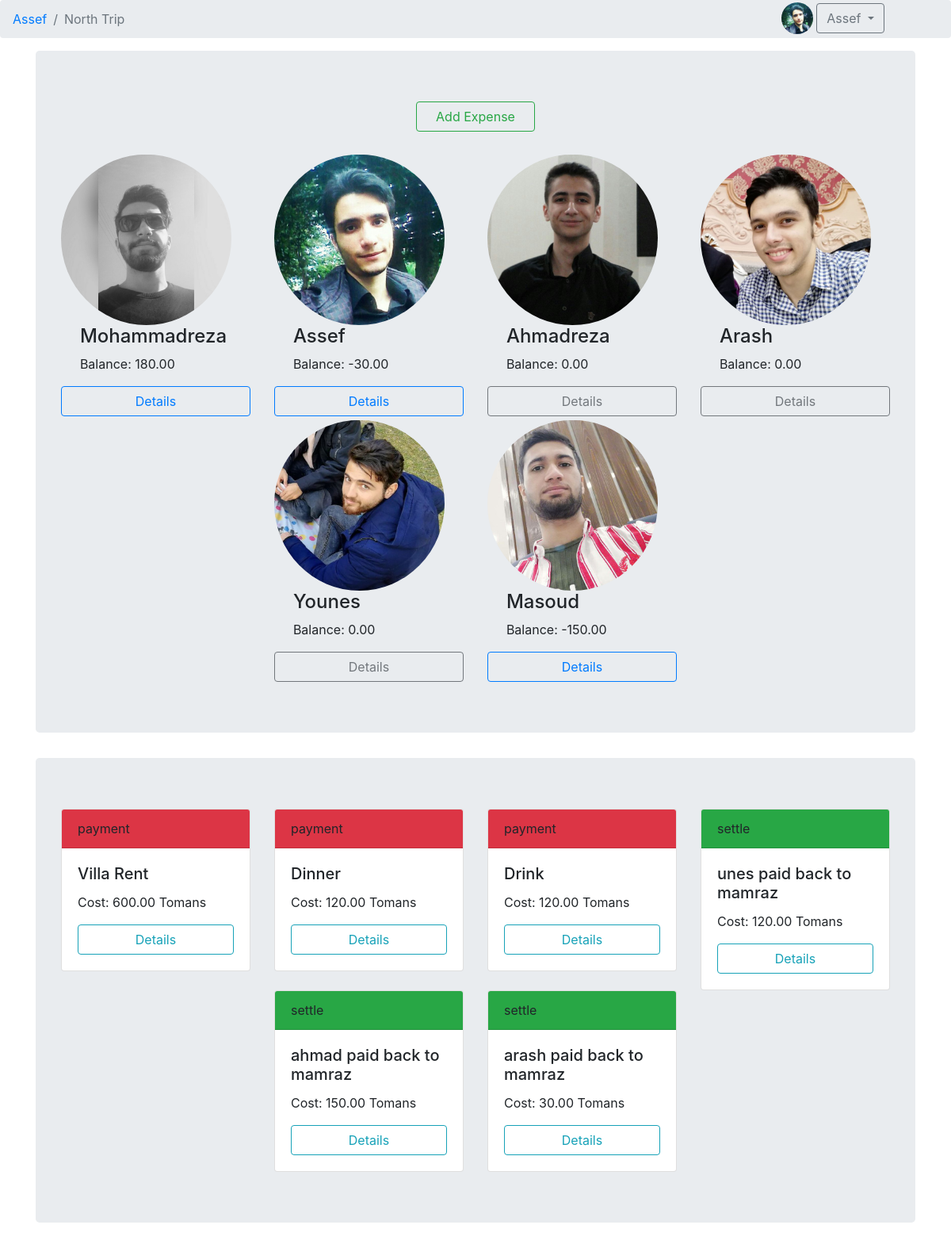
The page /north/view (signed in) on the database its author committed.
### main/models.py (models this page shows, shortened)
class Account(models.Model):
    user = models.OneToOneField(User, on_delete=models.CASCADE)
    profile_picture = models.ImageField(
        upload_to='main/static/img/profile_pictures', blank=True)
    def get_add_url(self):
        return f"/add-group"
    def get_absolute_url(self):
        return f"{self.user.get_username()}"
    def get_profile_picture_address(self):
        return self.profile_picture.url[4:]

class Group(models.Model):
    group_id = models.SlugField(max_length=20, unique=True)
    group_name = models.CharField(max_length=20)
    admin_fk = models.ForeignKey(Account, on_delete=models.CASCADE)
    group_picture = models.ImageField(
        upload_to='main/static/img/group_pictures', blank=True)

class GroupMember(models.Model):
    group_fk = models.ForeignKey(Group, on_delete=models.CASCADE)
    member_fk = models.ForeignKey(Account, on_delete=models.CASCADE)
    balance = models.FloatField(default=0)

class Expense(models.Model):
    expense_type = models.CharField(max_length=10, default='payment')
    group_fk = models.ForeignKey(Group, on_delete=models.CASCADE)
    adder_fk = models.ForeignKey(Account, on_delete=models.CASCADE,
                                 related_name='adder_fk')
    payer_fk = models.ForeignKey(Account, on_delete=models.CASCADE,
                                 related_name='payer_fk')
    title = models.CharField(max_length=20)
    cost = models.FloatField(default=0)
    date_time = models.DateTimeField(auto_now=True, null=True)

### main/views.py (the view)
# urls.py: path('<slug:group_id>/view', views.group_view),
@login_required(login_url='/login')
def group_view(request, group_id):
    if request.method == 'POST':
        try:
            member_id = request.POST['member_id']
            group = Group.objects.get(group_id=group_id)
            member = Account.objects.get(
                user=User.objects.get(username=member_id))
            GroupMember.objects.create(group_fk=group, member_fk=member)
            expenses = Expense.objects.filter(group_fk=group)
            for expense in expenses:
                ExpenseRatio.objects.create(
                    expense_fk=expense, member_fk=member)
            return redirect(group_view, group_id=group_id)
        except Exception:
            title = 'Add New Member Error'
    else:
        title = 'Group'
    template_name = 'group.html'
    group = Group.objects.get(group_id=group_id)
    account = Account.objects.get(user=request.user)
    members = GroupMember.objects.filter(group_fk=group)
    expenses = Expense.objects.filter(group_fk=group)
    balance_details = BalanceDetail.objects.filter(group_fk=group)
    ratioes_list = []
    for expense in expenses:
        ratioes = ExpenseRatio.objects.filter(expense_fk=expense)
        ratioes_list.append(ratioes)
    details = {}
    for member in members:
        temp = {}
        for balance_detail in balance_details:
            if balance_detail.debtor_fk == member.member_fk:
                temp[balance_detail.creditor_fk.user.username] = balance_detail.amount
            elif balance_detail.creditor_fk == member.member_fk:
                temp[balance_detail.debtor_fk.user.username] = balance_detail.amount
        details[member.member_fk.user.username] = temp
    context = {'title': title, 'group': group,
               'members': members, 'account': account,
               'expenses': expenses, 'details': details,
               'ratioes_list': ratioes_list}
    return render(request, template_name, context)

### main/templates/group.html (shortened to what this page needs)
{% extends "base.html" %}
{% load static %}
{% block navbar %}
{% include 'breadcumber.html' %}
{% endblock %}
{% block content %}
<main role="main" class="container">
    <div class="jumbotron">
        <div class="row justify-content-center">
            <div class="col col-10 col-md-2">
                <button class="btn btn-outline-success" style="width: 100%;" data-toggle="modal"
                    data-target="#addExpense">Add
                    Expense</button>
            </div>
        </div>
        <div class="row justify-content-center">
            {% for member in members %}
            <div class="col col-12 col-sm-6 col-md-4 col-lg-3">
                {% if member.member_fk.profile_picture %}
                <img class="rounded-circle" src="{{ member.member_fk.get_profile_picture_address }}"
                    style="width: 90%; padding-top: 2%;">
                {% else %}
                <img class="rounded-circle" src="{% static 'img/default-profile-picture.png' %}"
                    style="width: 90%; padding-top: 2%;">
                </img>
                {% endif %}
                <h4 style="padding-left: 10%;">{{ member.member_fk.user.first_name }}</h4>
                <p style="padding-left: 10%;">Balance: {{ member.balance|floatformat:2 }}</p>
                {% if member.balance > 0.009 %}
                <button style="width: 100%;" class="btn btn-outline-primary" type="button" data-toggle="collapse"
                    data-target="#{{ member.member_fk.user.username }}" aria-expanded="false"
                    aria-controls="{{ member.member_fk.user.username }}">
                    Details
                </button>
                {% elif member.balance < -0.009 %}
                <button style="width: 100%;" class="btn btn-outline-primary" type="button" data-toggle="collapse"
                    data-target="#{{ member.member_fk.user.username }}" aria-expanded="false"
                    aria-controls="{{ member.member_fk.user.username }}">
                    Details
                </button>
                {% else %}
                <button style="width: 100%;" class="btn btn-outline-dark" type="button" data-toggle="collapse"
                    data-target="#{{ member.member_fk.user.username }}" aria-expanded="false"
                    aria-controls="{{ member.member_fk.user.username }}" disabled>
                    Details
                </button>
                {% endif %}
            </div>
            {% endfor %}
        </div>
    </div>
    <div class="jumbotron">
        <div class="row justify-content-center">
            {% for expense in expenses %}
            <div class="col col-12 col-sm-6 col-md-4 col-lg-3">
                <div class="card">
                    {% if expense.expense_type == 'payment' %}
                    <div class="card-header bg-danger">
                        {% endif %}
                        {% if expense.expense_type == 'settle' %}
                        <div class="card-header bg-success">
                            {% endif %}
                            {{ expense.expense_type }}
                        </div>
                        <div class="card-body">
                            <h5 class="card-title">{{ expense.title }}</h5>
                            <p class="card-text">Cost: {{ expense.cost|floatformat:2 }} Tomans</p>
                            <button role="button" class="btn btn-outline-info" style="width: 100%" data-toggle="modal"
                                data-target="#a{{ expense.pk }}">Details</button>
                        </div>
                    </div>
                </div>
                {% endfor %}
            </div>
        </div>
</main>
{% endblock %}

### main/templates/breadcumber.html (shortened to what this page needs)
{% load static %}
<div class="dropdown" style="position: absolute; right: 7%; padding-top: 3px;">
    {% if account.profile_picture %}
    <img src="{{ account.get_profile_picture_address }}" class="rounded-circle" width="40" height="40"></img>
    {% else %}
    <img src="{% static 'img/default-profile-picture.png' %}" class="rounded-circle" width="40" height="40"></img>
    {% endif %}
    <button type="button" class="btn btn-outline-secondary dropdown-toggle" data-toggle="dropdown" aria-haspopup="true"
        aria-expanded="false">
        {{account.user.get_short_name}}
    </button>
</div>
<nav aria-label="breadcrumb">
    <ol class="breadcrumb">
        {% if group %}
        <li class="breadcrumb-item"><a href="/{{account.get_absolute_url}}">{{account.user.get_short_name}}</a></li>
        <li class="breadcrumb-item active" aria-current="page">{{group.group_name}}</li>
        {% else %}
        <li class="breadcrumb-item active" aria-current="page">{{account.user.get_short_name}}</li>
        {% endif %}
    </ol>
</nav>

### rows shown on the page
Account: get_profile_picture_address (picture), user.get_short_name "Assef"
Group: group_name "North Trip"
GroupMember: member_fk.get_profile_picture_address (picture), member_fk.user.first_name "Mohammadreza", balance "180.00"
GroupMember: member_fk.get_profile_picture_address (picture), member_fk.user.first_name "Assef", balance "-30.00"
GroupMember: member_fk.get_profile_picture_address (picture), member_fk.user.first_name "Ahmadreza", balance "0.00"
GroupMember: member_fk.get_profile_picture_address (picture), member_fk.user.first_name "Arash", balance "0.00"
GroupMember: member_fk.get_profile_picture_address (picture), member_fk.user.first_name "Younes", balance "0.00"
GroupMember: member_fk.get_profile_picture_address (picture), member_fk.user.first_name "Masoud", balance "-150.00"
Expense: expense_type "payment", title "Villa Rent", cost "600.00"
Expense: expense_type "payment", title "Dinner", cost "120.00"
Expense: expense_type "payment", title "Drink", cost "120.00"
Expense: expense_type "settle", title "unes paid back to mamraz", cost "120.00"
Expense: expense_type "settle", title "ahmad paid back to mamraz", cost "150.00"
Expense: expense_type "settle", title "arash paid back to mamraz", cost "30.00"
